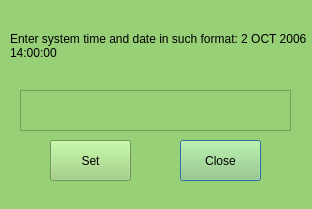
<?xml version="1.0" encoding="UTF-8"?>
<ui version="4.0">
 <class>SetTime</class>
 <widget class="QDialog" name="SetTime">
  <property name="geometry">
   <rect>
    <x>0</x>
    <y>0</y>
    <width>312</width>
    <height>209</height>
   </rect>
  </property>
  <property name="windowTitle">
   <string>Dialog</string>
  </property>
  <property name="styleSheet">
   <string notr="true">background-color: rgb(152, 208, 119);</string>
  </property>
  <widget class="QTextEdit" name="textEdit">
   <property name="geometry">
    <rect>
     <x>20</x>
     <y>90</y>
     <width>271</width>
     <height>41</height>
    </rect>
   </property>
  </widget>
  <widget class="QPushButton" name="pushButton_2">
   <property name="geometry">
    <rect>
     <x>180</x>
     <y>140</y>
     <width>81</width>
     <height>41</height>
    </rect>
   </property>
   <property name="text">
    <string>Close</string>
   </property>
  </widget>
  <widget class="QLabel" name="label">
   <property name="geometry">
    <rect>
     <x>10</x>
     <y>20</y>
     <width>301</width>
     <height>51</height>
    </rect>
   </property>
   <property name="text">
    <string>Enter system time and date in such format: 2 OCT 2006 14:00:00</string>
   </property>
   <property name="wordWrap">
    <bool>true</bool>
   </property>
  </widget>
  <widget class="QPushButton" name="pushButton">
   <property name="geometry">
    <rect>
     <x>50</x>
     <y>140</y>
     <width>81</width>
     <height>41</height>
    </rect>
   </property>
   <property name="text">
    <string>Set</string>
   </property>
  </widget>
 </widget>
 <resources/>
 <connections/>
</ui>
